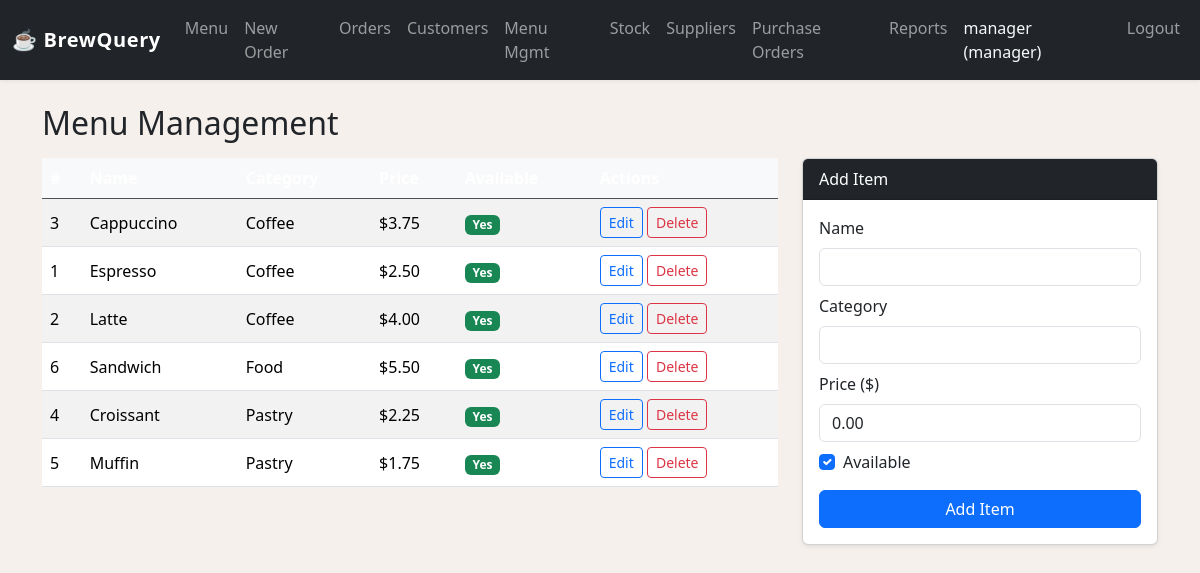
Page /manage_menu.php (signed in) on the committed database.
### tables this page shows
CREATE TABLE menu_item (
    Item_id INT PRIMARY KEY AUTO_INCREMENT,
    Name VARCHAR(150) NOT NULL,
    Category VARCHAR(80) NOT NULL,
    Price DECIMAL(8,2) NOT NULL,
    Available TINYINT(1) NOT NULL DEFAULT 1
);

### helpers.php (called while the page is built, shortened)
<?php
function e(string $s): string {
    return htmlspecialchars($s, ENT_QUOTES | ENT_SUBSTITUTE, 'UTF-8');
}

### manage_menu.php (the view, shortened to what this page needs)
<?php
require_once __DIR__ . '/helpers.php';
require_once __DIR__ . '/layout.php';
$pdo = get_pdo();
$edit   = null;
$items = $pdo->query("SELECT * FROM menu_item ORDER BY Category, Name")->fetchAll();
?>
<h2 class="mb-3">Menu Management</h2>
<div class="row g-4">
    <div class="col-md-8">
        <table class="table table-striped align-middle">
            <thead class="table-dark">
                <tr>
                    <th>#</th><th>Name</th><th>Category</th><th>Price</th><th>Available</th><th>Actions</th>
                </tr>
            </thead>
            <tbody>
            <?php foreach ($items as $item): ?>
            <tr>
                <td><?= (int)$item['Item_id'] ?></td>
                <td><?= e($item['Name']) ?></td>
                <td><?= e($item['Category']) ?></td>
                <td>$<?= number_format((float)$item['Price'], 2) ?></td>
                <td>
                    <a href="manage_menu.php?toggle=<?= (int)$item['Item_id'] ?>"
                       class="badge <?= $item['Available'] ? 'bg-success' : 'bg-secondary' ?> text-decoration-none">
                        <?= $item['Available'] ? 'Yes' : 'No' ?>
                    </a>
                </td>
                <td>
                    <a href="manage_menu.php?edit=<?= (int)$item['Item_id'] ?>"
                       class="btn btn-sm btn-outline-primary">Edit</a>
                    <a href="manage_menu.php?delete=<?= (int)$item['Item_id'] ?>"
                       class="btn btn-sm btn-outline-danger"
                       onclick="return confirm('Delete this item?')">Delete</a>
                </td>
            </tr>
            <?php endforeach; ?>
            </tbody>
        </table>
    </div>
    <div class="col-md-4">
        <div class="card shadow-sm">
            <div class="card-header bg-dark text-white">
                <?= $edit ? 'Edit Item' : 'Add Item' ?>
            </div>
            <div class="card-body">
                <form method="POST" action="manage_menu.php">
                    <div class="mb-2">
                        <label class="form-label">Name</label>
                        <input type="text" name="name" class="form-control"
                               value="<?= e($edit['Name'] ?? '') ?>" required>
                    </div>
                    <div class="mb-2">
                        <label class="form-label">Category</label>
                        <input type="text" name="category" class="form-control"
                               value="<?= e($edit['Category'] ?? '') ?>">
                    </div>
                    <div class="mb-2">
                        <label class="form-label">Price ($)</label>
                        <input type="number" name="price" class="form-control"
                               step="0.01" min="0"
                               value="<?= e($edit ? number_format((float)$edit['Price'], 2) : '0.00') ?>" required>
                    </div>
                    <div class="mb-3 form-check">
                        <input type="checkbox" name="available" class="form-check-input" id="availChk"
                               <?= (!$edit || $edit['Available']) ? 'checked' : '' ?>>
                        <label class="form-check-label" for="availChk">Available</label>
                    </div>
                    <button type="submit" class="btn btn-primary w-100">
                        <?= $edit ? 'Update' : 'Add Item' ?>
                    </button>
                </form>
            </div>
        </div>
    </div>
</div>

### styles.css (style rules this page uses)
body { background-color: #f5f0eb; }
.table th { font-weight: 600; background-color: #f8f9fa; }

### rows in the picture
menu_item: Item_id "3", Name "Cappuccino", Category "Coffee", Price "3.75", Available "Yes"
menu_item: Item_id "1", Name "Espresso", Category "Coffee", Price "2.50", Available "Yes"
menu_item: Item_id "2", Name "Latte", Category "Coffee", Price "4.00", Available "Yes"
menu_item: Item_id "6", Name "Sandwich", Category "Food", Price "5.50", Available "Yes"
menu_item: Item_id "4", Name "Croissant", Category "Pastry", Price "2.25", Available "Yes"
menu_item: Item_id "5", Name "Muffin", Category "Pastry", Price "1.75", Available "Yes"

### other values in the picture
$staff['Username'] "manager"
$staff['Role'] "manager"
